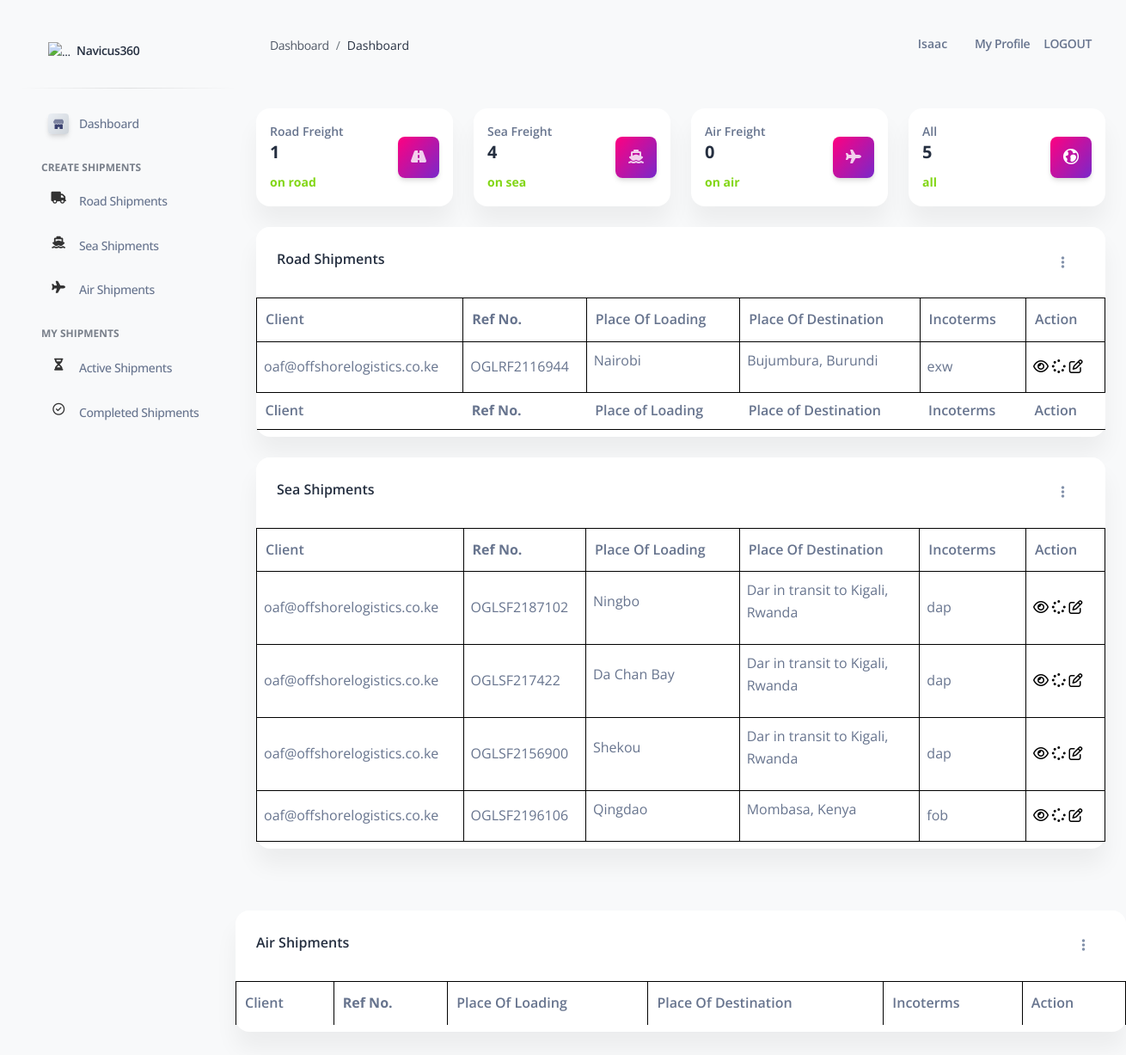
The page /keyuser/ (signed in) on the database as committed earlier.
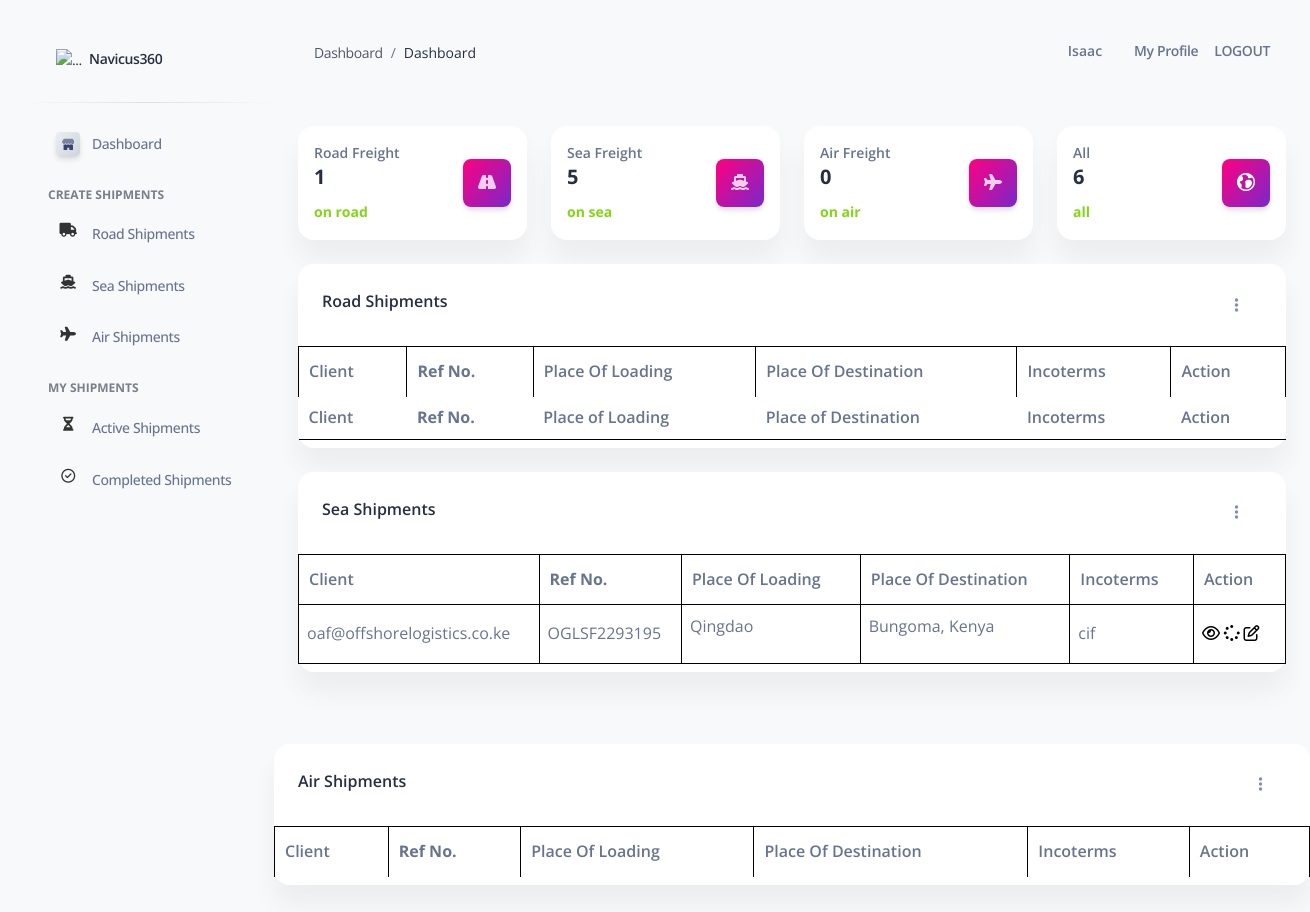
The same page on the database as committed later.
### shipments/models.py (models this page shows, shortened)
class RoadFreightShip(models.Model):
    staff = models.ForeignKey(Account,
                            on_delete=models.CASCADE,
                            related_name='staff_user_road')
    owner = models.CharField(max_length = 1000)
    refno = models.CharField(max_length = 1000)
    son = models.CharField(max_length = 1000)
    consignee = models.CharField(max_length = 1000)
    customerref = models.CharField(max_length=1000, default='000')
    shippingline = models.CharField(max_length=1000, default='000')
    billofnumber = models.CharField(max_length=1000)
    incoterms = models.CharField(max_length=1000)
    cargo_description = models.CharField(max_length=2000)
    placeofloading = models.CharField(max_length=2000)
    placeofdelivery= models.CharField(max_length=2000)
    cargoload = models.CharField(max_length=2000)
    current_etd = models.CharField(max_length=100, null=True, blank=True)
    current_eta = models.CharField(max_length=100, null=True, blank=True)
    current_sailingstatus = models.CharField(max_length=100, null=True, blank=True)
    shippingstatus = models.CharField(max_length=100, null=True, blank=True,default='in-progress')

class SeaFreightShip(models.Model):
    staff = models.ForeignKey(Account,
                            on_delete=models.CASCADE,
                            related_name='staff_user_sea')
    owner = models.CharField(max_length = 1000)
    refno = models.CharField(max_length = 1000)
    son = models.CharField(max_length = 1000)
    consignee = models.CharField(max_length = 1000)
    billofnumber = models.CharField(max_length=1000)
    customerref = models.CharField(max_length=1000, default='000')
    shippingline = models.CharField(max_length=1000, default='000')
    incoterms = models.CharField(max_length=1000)
    cargo_description = models.CharField(max_length=2000)
    placeofloading = models.CharField(max_length=2000)
    placeofdelivery= models.CharField(max_length=2000)
    containersize = models.CharField(blank=True,max_length=2000)
    unitsize = models.IntegerField()
    unittype = models.CharField(max_length=100)
    current_etd = models.CharField(max_length=100, null=True, blank=True)
    current_eta = models.CharField(max_length=100, null=True, blank=True)
    current_sailingstatus = models.CharField(max_length=100, null=True, blank=True)
    shippingstatus = models.CharField(max_length=100, null=True, blank=True, default='in-progress')

### keyuser/views.py (the view)
# urls.py: path('',home ,name='client_home'),
@login_required
@user_passes_test(not_in_oglstaff_group,login_url='/client/')
def home(request):
    roadfreight = RoadFreightShip.objects.filter( staff= request.user)
    seafreight = SeaFreightShip.objects.filter( staff= request.user)
    airfreight = AirFreightShip.objects.filter( staff= request.user)
    rno = len(roadfreight)
    sno = len(seafreight)
    airno = len(airfreight)
    allno = rno+sno+airno
    return render(request,"index_fielduser.html",{"group":"staff","context":roadfreight,"context2":seafreight,"context3":airfreight,"rno":rno,"airno":airno,"sno":sno,"allno":allno,"sidebar":"true"})

### keyuser/views.py (called while the page is built)
def not_in_oglstaff_group(user):
	if user.groups.filter(name='Ogl_keyuser').exists():
		return True
	else:
		return False

### fielduser/templates/index_fielduser.html (shortened to what the changed rows need)
{% extends "base.html" %}
{% load static %}
{% load crispy_forms_tags %}
{% block content %}
<div class="container-fluid py-4">
  <div class="row mt-4">
    <div class="col-xl-3 col-sm-6 mb-xl-0 mb-4">
      <div class="card">
        <div class="card-body p-3">
          <div class="row">
            <div class="col-7">
              <div class="numbers">
                <p class="text-sm mb-0 text-capitalize font-weight-bold">Sea Freight</p>
                <h5 class="font-weight-bolder">{{sno}}</h5>
                <span class="text-success text-sm font-weight-bolder">on sea</span>
              </div>
            </div>
          </div>
        </div>
      </div>
    </div>
    <div class="col-xl-3 col-sm-6">
      <div class="card">
        <div class="card-body p-3">
          <div class="row">
            <div class="col-7">
              <div class="numbers">
                <p class="text-sm mb-0 text-capitalize font-weight-bold">All</p>
                <h5 class="font-weight-bolder">{{allno}}</h5>
                <span class="text-success text-sm font-weight-bolder">all</span>
              </div>
            </div>
          </div>
        </div>
      </div>
    </div>
  </div>
  <div class="row my-4">
    <div class="col-sm-12">
      <div class="card">
        <div class="card-body px-0 pb-2">
          <div class="table-responsive">
            <table class="table align-items-center mb-0" id="roadtable">
              <thead>
                <tr>
                    <th>Client</th>
                    <th><b>Ref No.</th>
                    <th>Place of Loading</th>
                    <th>Place of Destination</th>
                    <th>Incoterms</th>
                    <th>Action</b></th>
                </tr>
            </thead>
            <tbody>
              {% for item in context %}
              {% if item.shippingstatus != 'Completed' %}
              <tr>
                <td>
                  {{ item.owner }}
                  </td>
                <td>
                {{ item.refno }}
                </td>
                <td>
                {{item.placeofloading|wordwrap:25|linebreaks}}
                </td>
                <td>
                {{item.placeofdelivery|wordwrap:25|linebreaks}}
                </td>
                <td>
                  {{item.incoterms}}
                </td>
                <td><a href="view/{{item.id}}/{{item.refno}}/"><i class="fa fa-eye"></i></a>
                  <a href="edit/{{item.id}}/{{item.refno}}/"><i class="fa fa-spinner"></i></a>
                  <a href="{% url 'fielduser:editshipment' item.id item.refno %}"><i class="fa fa-edit"></i></a>
                </td>
              </tr>
              {% endif %}
              {% endfor %}
            </tbody>
            <tfoot>
              <tr>
                <th>Client</th>
                <th><b>Ref No.</b></th>
                <th>Place of Loading</th>
                <th>Place of Destination</th>
                <th>Incoterms</th>
                <th>Action</b></th>
              </tr>
          </tfoot>
            </table>
          </div>
        </div>
      </div>
    </div>
  </div>
  <div class="row my-4">
    <div class="col-sm-12">
      <div class="card">
        <div class="card-body px-0 pb-2">
          <div class="table-responsive">
            <table class="table align-items-center mb-0" id="seatable">
              <thead>
                <tr>
                  <th>Client</th>
                    <th><b>Ref No.</th>
                    <th>Place of Loading</th>
                    <th>Place of Destination</th>
                    <th>Incoterms</th>
                    <th>Action</b></th>
                </tr>
            </thead>
            <tbody>
              {% for item in context2 %}
              {% if item.shippingstatus != 'Completed' %}
              <tr>
                <td>
                  {{ item.owner }}
                  </td>
                <td>
                {{ item.refno }}
                </td>
                <td>
                {{item.placeofloading|wordwrap:25|linebreaks}}
                </td>
                <td>
                {{item.placeofdelivery|wordwrap:25|linebreaks}}
                </td>
                <td>
                  {{item.incoterms}}
                </td>
                <td><a href="view2/{{item.id}}/{{item.refno}}/"><i class="fa fa-eye"></i></a>
                  <a href="edit2/{{item.id}}/{{item.refno}}/"><i class="fa fa-spinner"></i></a>
                  <a href="{% url 'fielduser:editshipment' item.id item.refno %}"><i class="fa fa-edit"></i></a>
                </td>
              </tr>
              {% endif %}
              {% endfor %}
            </tbody>
            </table>
          </div>
        </div>
      </div>
    </div>
    </div>
  </div>
  <div class="row my-4">
    <div class="col-sm-12">
      <div class="card">
        <div class="card-body px-0 pb-2">
          <div class="table-responsive">
            <table class="table align-items-center mb-0 id" id="airtable">
              <thead>
                <tr>
                  <th>Client</th>
                    <th><b>Ref No.</th>
                    <th>Place of Loading</th>
                    <th>Place of Destination</th>
                    <th>Incoterms</th>
                    <th>Action</b></th>
                </tr>
            </thead>
            </table>
          </div>
        </div>
      </div>
    </div>
  </div>
{% endblock content %}

Rows that differ between the two databases and show on the page:
no longer on this page (row edited): RoadFreightShip: owner "oaf@offshorelogistics.co.ke", refno "OGLRF2116944", placeofloading "Nairobi", placeofdelivery "Bujumbura, Burundi", incoterms "exw"
no longer on this page (row edited): SeaFreightShip: owner "oaf@offshorelogistics.co.ke", refno "OGLSF2187102", placeofloading "Ningbo", placeofdelivery "Dar in transit to Kigali, Rwanda", incoterms "dap"
no longer on this page (row edited): SeaFreightShip: owner "oaf@offshorelogistics.co.ke", refno "OGLSF217422", placeofloading "Da Chan Bay", placeofdelivery "Dar in transit to Kigali, Rwanda", incoterms "dap"
no longer on this page (row edited): SeaFreightShip: owner "oaf@offshorelogistics.co.ke", refno "OGLSF2156900", placeofloading "Shekou", placeofdelivery "Dar in transit to Kigali, Rwanda", incoterms "dap"
no longer on this page (row edited): SeaFreightShip: owner "oaf@offshorelogistics.co.ke", refno "OGLSF2196106", placeofloading "Qingdao", placeofdelivery "Mombasa, Kenya", incoterms "fob"
added SeaFreightShip: owner "oaf@offshorelogistics.co.ke", refno "OGLSF2293195", placeofloading "Qingdao", placeofdelivery "Bungoma, Kenya", incoterms "cif"
Other text that changed with them:
{{ sno }}: "4" → "5"
{{ allno }}: "5" → "6"
